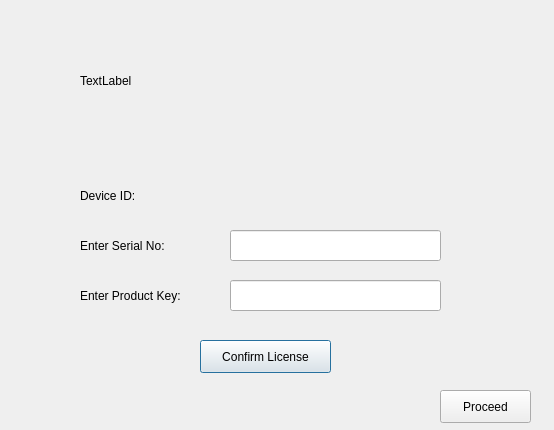
<?xml version="1.0" encoding="UTF-8"?>
<ui version="4.0">
 <class>MainLogin</class>
 <widget class="QDialog" name="MainLogin">
  <property name="geometry">
   <rect>
    <x>0</x>
    <y>0</y>
    <width>554</width>
    <height>430</height>
   </rect>
  </property>
  <property name="windowTitle">
   <string>Dialog</string>
  </property>
  <widget class="QLabel" name="EnterKey">
   <property name="geometry">
    <rect>
     <x>80</x>
     <y>230</y>
     <width>131</width>
     <height>31</height>
    </rect>
   </property>
   <property name="text">
    <string>Enter Serial No:</string>
   </property>
  </widget>
    <widget class="QLabel" name="EnterKey">
   <property name="geometry">
    <rect>
     <x>80</x>
     <y>280</y>
     <width>131</width>
     <height>31</height>
    </rect>
   </property>
   <property name="text">
    <string>Enter Product Key:</string>
   </property>
  </widget>
  <widget class="QLabel" name="MachID">
   <property name="geometry">
    <rect>
     <x>80</x>
     <y>180</y>
     <width>111</width>
     <height>31</height>
    </rect>
   </property>
   <property name="text">
    <string>Device ID:</string>
   </property>
  </widget>
  <widget class="QLineEdit" name="SerialNo">
   <property name="geometry">
    <rect>
     <x>230</x>
     <y>230</y>
     <width>211</width>
     <height>31</height>
    </rect>
   </property>
   <property name="text">
    <string/>
   </property>
  </widget>
  <widget class="QLineEdit" name="InputLicense">
   <property name="geometry">
    <rect>
     <x>230</x>
     <y>280</y>
     <width>211</width>
     <height>31</height>
    </rect>
   </property>
   <property name="text">
    <string/>
   </property>
  </widget>
  <widget class="QPushButton" name="ConfirmButton">
   <property name="geometry">
    <rect>
     <x>200</x>
     <y>340</y>
     <width>131</width>
     <height>33</height>
    </rect>
   </property>
   <property name="text">
    <string>Confirm License</string>
   </property>
  </widget>
  <widget class="QLabel" name="Status">
   <property name="geometry">
    <rect>
     <x>160</x>
     <y>380</y>
     <width>201</width>
     <height>41</height>
    </rect>
   </property>
   <property name="focusPolicy">
    <enum>Qt::NoFocus</enum>
   </property>
   <property name="layoutDirection">
    <enum>Qt::LeftToRight</enum>
   </property>
   <property name="text">
    <!-- <string>&lt;html&gt;&lt;head/&gt;&lt;body&gt;&lt;p&gt;&lt;span style=&quot; font-size:18pt;&quot;&gt;Status : Invalid&lt;/span&gt;&lt;/p&gt;&lt;/body&gt;&lt;/html&gt;</string> -->
    <string>&lt;html&gt;&lt;head/&gt;&lt;body&gt;&lt;p&gt;&lt;span style=&quot; font-size:18pt;&quot;&gt;&lt;/span&gt;&lt;/p&gt;&lt;/body&gt;&lt;/html&gt;</string>
   </property>
   <property name="alignment">
    <set>Qt::AlignCenter</set>
   </property>
  </widget>
  <widget class="QLabel" name="Chatbox">
   <property name="geometry">
    <rect>
     <x>80</x>
     <y>20</y>
     <width>401</width>
     <height>121</height>
    </rect>
   </property>
   <property name="text">
    <string>TextLabel</string>
   </property>
  </widget>
  <widget class="QPushButton" name="NextPage">
   <property name="geometry">
    <rect>
     <x>440</x>
     <y>390</y>
     <width>91</width>
     <height>33</height>
    </rect>
   </property>
   <property name="contextMenuPolicy">
    <enum>Qt::PreventContextMenu</enum>
   </property>
   <property name="text">
    <string>Proceed</string>
   </property>
  </widget>
  <widget class="QLabel" name="MachIdCopy">
   <property name="geometry">
    <rect>
     <x>230</x>
     <y>180</y>
     <width>211</width>
     <height>31</height>
    </rect>
   </property>
  </widget>
  <zorder>Chatbox</zorder>
  <zorder>EnterKey</zorder>
  <zorder>MachID</zorder>
  <zorder>InputLicense</zorder>
  <zorder>ConfirmButton</zorder>
  <zorder>Status</zorder>
  <zorder>NextPage</zorder>
  <zorder>MachIdCopy</zorder>
 </widget>
 <tabstops>
  <tabstop>InputLicense</tabstop>
 </tabstops>
 <resources/>
 <connections/>
</ui>
